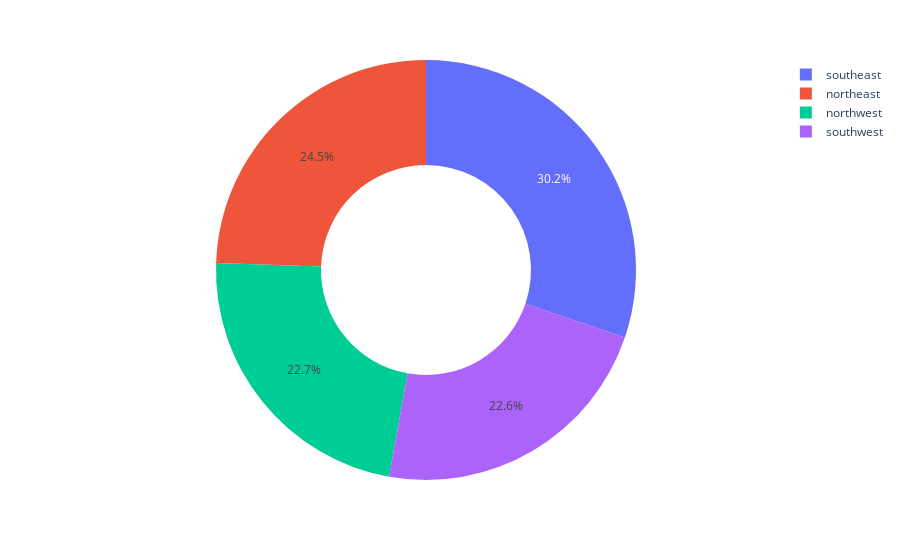

The cell this chart's notebook holds for it:
### Code cell
figure = px.pie(df, values="charges", names="region", hole=0.5)
figure.show()

### Figure 1 — Plotly figure (JSON) as saved in the notebook; plotly's stock layout.template omitted (floating-point values rounded to 4 significant figures; data arrays with more than 128 entries replaced by an {"elided": "..."} marker saying what was removed)
{"data": [{"domain": {"x": [0, 1], "y": [0, 1]}, "hole": 0.5, "hovertemplate": "region=%{label}<br>charges=%{value}<extra></extra>", "labels": {"elided": "1338 str values"}, "legendgroup": "", "name": "", "showlegend": true, "type": "pie", "values": {"elided": "1338 float values"}}], "layout": {"legend": {"tracegroupgap": 0}, "margin": {"t": 60}}}
